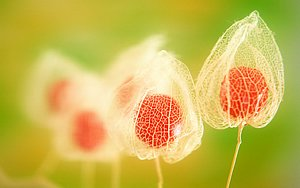
#> input picture OpenCV/japaneseflowers.jpg, 300 x 188 px
$ python bitwiseDemo.py
#> lines starting #> are read from the running program, lines starting #| are printed output that depends on the picture; after the words box and inside, x2 and y2 are one past the last pixel; in counts of white or black regions, pixels touching at a corner belong together
import cv2 as cv
import numpy as np

src = cv.imread("japaneseflowers.jpg", 1)
#> src is the input picture: shape (188, 300, 3); mean B, G, R 81.3, 182.3, 200.5
if src is None:
    print("missing image")
else:
    gray = cv.cvtColor(src, cv.COLOR_RGB2GRAY)
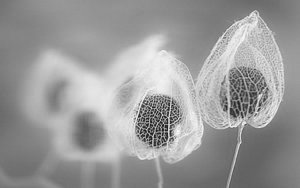
#> gray: shape (188, 300); min 27, max 249, mean 154.2
    	#apply thresholdin
    ret,mask = cv.threshold(gray,0,255,cv.THRESH_BINARY_INV+cv.THRESH_OTSU)
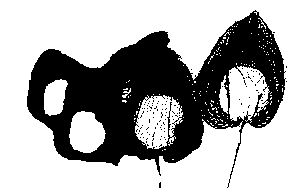
#> mask: shape (188, 300); 66% white; 109 black regions (108 under 20 px), largest, box (x1, y1, x2, y2) and area: (27, 10, 286, 188) 18983
#> ret = 165
	#apply AND operation on image and mask generated by thresholding
    final = cv.bitwise_and(gray,gray,mask = mask)
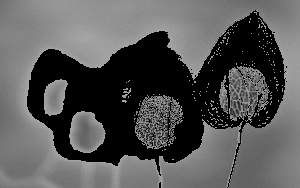
#> final: shape (188, 300); min 0, max 165, mean 86.4

    cv.imshow("Original", gray)
    cv.imshow("adaptive", final)

$ run again, with OpenCV/mugshot.jpg copied over OpenCV/japaneseflowers.jpg
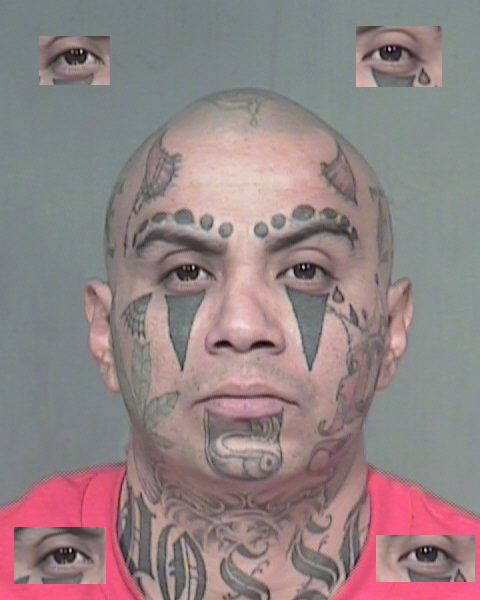
#> input picture OpenCV/mugshot.jpg, 480 x 600 px
#> src is the input picture: shape (600, 480, 3); mean B, G, R 132.1, 131.1, 146.8
#> `ret,mask = cv.threshold(gray,0,255,cv.THRESH_BINARY_INV+cv.THRESH_OTSU)`:
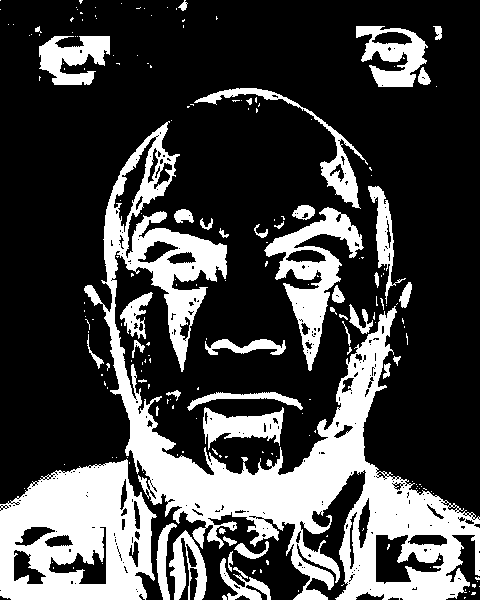
#> mask: shape (600, 480); 27.2% white; 203 white regions (159 under 20 px), largest, box (x1, y1, x2, y2) and area: (84, 121, 480, 600) 40497, (0, 459, 157, 600) 15301, (264, 207, 364, 371) 4987
#> ret = 124
#> `final = cv.bitwise_and(gray,gray,mask = mask)`:
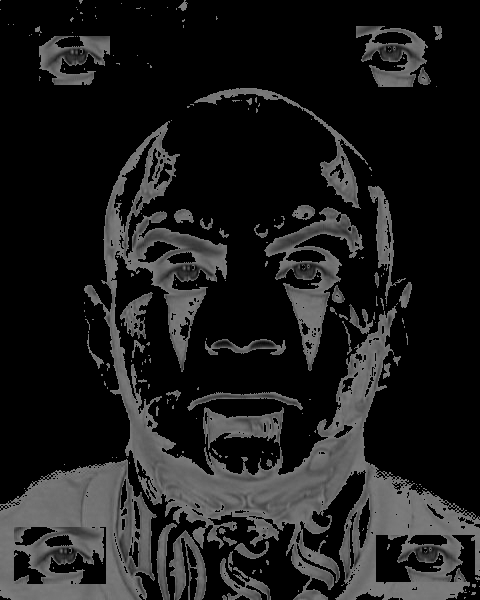
#> final: shape (600, 480); min 0, max 124, mean 28.7
